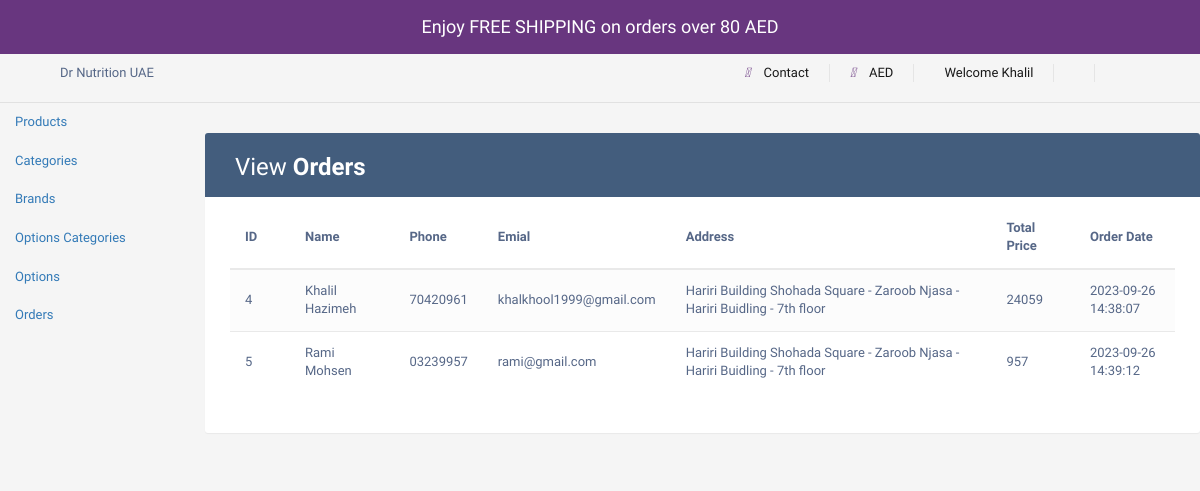
The app's page /admin/orders.php (signed in) with its own data.
### tables this page shows
CREATE TABLE `orders` (
  `order_id` int(11) NOT NULL,
  `name` varchar(255) NOT NULL,
  `phone_number` varchar(20) NOT NULL,
  `email` varchar(255) NOT NULL,
  `address` varchar(255) NOT NULL,
  `total_price` decimal(10,0) NOT NULL,
  `order_date` timestamp NOT NULL DEFAULT current_timestamp()
);

### admin/orders.php (the view, shortened to what this page needs)
<?php
$loggedIn = isset($_SESSION['loggedin']) && $_SESSION['loggedin'];
$conn = new mysqli("localhost", "root", "", "logindb");
$query = "SELECT * FROM orders ORDER BY order_id";
$result = $conn->query($query);
?>
<!DOCTYPE html>
<html lang="en">
<head>
<link rel="stylesheet" href="https://maxcdn.bootstrapcdn.com/font-awesome/4.7.0/css/font-awesome.min.css">
<link rel="stylesheet" href="https://maxcdn.bootstrapcdn.com/bootstrap/3.3.7/css/bootstrap.min.css">
<link rel="stylesheet" href="https://cdnjs.cloudflare.com/ajax/libs/font-awesome/5.15.3/css/all.min.css" />
<link rel="stylesheet" href="../css/all.css" />
<body>
<section class="free_shipping_alert">
        <div>Enjoy FREE SHIPPING on orders over 80 AED</div>
    </section>
    <section class="top-nav-bar">
            <div class="top-nav">
                <div class="row justify-content-between">
                    <div class="col-lg-6">
                    <div class="top-nav-left d-none d-lg-block">
                        <span>Dr Nutrition UAE</span>
                    </div>
                    </div>
                    <div class="col-lg-6">
                    <div class="top-nav-right">
                        <ul class="list-inline top-nav-right-list">
                            <li>
                                <a title="Contact" href="#">
                                    <i class="fa-solid fa-phone" style="color: #68367f; margin-right: 10px;"></i>
                                    Contact
                                </a>
                            </li>
                            <li>
                                <a title="AED" href="">
                                    <i class="fa-solid fa-money-bill " style="color: #68367f; margin-right: 10px;"></i>
                                    AED
                                </a>
                            </li>
                            <li>
                                <a  title="Login" data-bs-toggle="modal" data-bs-target="#exampleModal"  href="index.php">
									<?php
										if ($loggedIn) {
											echo 'Welcome '.$_SESSION['username'];
										}
										?>
                                </a>
                            </li>
                        <li>
                    </ul>
                </div>
            </div>
        </div>
    </div>
</section>
<div class="row">
            <nav id="sidebar" class="col-md-3 col-lg-2 d-md-block bg-light sidebar">
                <div class="position-sticky">
                    <ul class="nav flex-column">
                        <li class="nav-item">
                            <a class="nav-link active" href="products.php">
                                Products
                            </a>
                        </li>
                        <li class="nav-item">
                            <a class="nav-link" href="categories.php">
                                Categories
                            </a>
                        </li>
						<li class="nav-item">
                            <a class="nav-link" href="brands.php">
                                Brands
                            </a>
                        </li>
                        <li class="nav-item">
                            <a class="nav-link" href="options_categories.php">
                                Options Categories
                            </a>
                        </li>
						<li class="nav-item">
                            <a class="nav-link" href="options.php">
                                Options
                            </a>
                        </li>
                        <li class="nav-item">
                            <a class="nav-link" href="orders.php">
                                Orders
                            </a>
                        </li>
                    </ul>
                </div>
            </nav>
			<main class="col-md-9 ms-sm-auto col-lg-10 px-md-4">
            <div class="table-wrapper">
            <div class="table-title">
                <div class="row">
                    <div class="col-sm-6">
						<h2>View <b>Orders</b></h2>
					</div>
                </div>
            </div>
            <table class="table table-striped table-hover">
                <thead>
                    <tr>
                        <th>ID</th>
                        <th>Name</th>
						<th>Phone</th>
                        <th>Emial</th>
                        <th>Address</th>
                        <th>Total Price</th>
                        <th>Order Date</th>
                    </tr>
                </thead>
                <tbody>
                    <?php
					foreach ($result as $row) {
                        echo '<tr>';
                        echo '<td>' . $row['order_id'] . '</td>';
                        echo '<td>' . $row['name'] . '</td>';
                        echo '<td>' . $row['phone_number'] . '</td>';
                        echo '<td>' . $row['email'] . '</td>';
                        echo '<td>' . $row['address'] . '</td>';
                        echo '<td>' . $row['total_price'] . '</td>';
                        echo '<td>' . $row['order_date'] . '</td>';
                        echo '</tr>';
                    }
                    ?>
                </tbody>
            </table>
    </div>
</body>
</html>

### css/all.css (style rules this page uses)
body { margin: 0; background-color: white; }
a { text-decoration: none!important; }
.free_shipping_alert { background: #68367f; color: #fff; text-align: center; padding: 14px; font-size: 18px; background-image: url(https://drnutrition.com/themes/storefront/public/images/wave.svg); background-position: 50%; background-size: cover; }
.top-nav { border-bottom: 1px solid #e1e1e1 ; padding: 10px 0% 10px 5%; }
.top-nav .top-nav-right-list { display: -webkit-box; display: flex; -webkit-box-pack: center; justify-content: center; flex-wrap: wrap; }
.top-nav .top-nav-right-list>li:first-child { padding-left: 0; }
.top-nav .top-nav-right-list>li { border-right: 1px solid #e5e5e5; display: inline-block; padding: 0 20px; }
.top-nav .top-nav-right-list>li>a { display: block; color: #191919; }
body { color: #566787; background: #f5f5f5; font-family: 'Varela Round', sans-serif; font-size: 13px; }
.table-wrapper { background: #fff; padding: 20px 25px; margin: 30px 0; border-radius: 3px; box-shadow: 0 1px 1px rgba(0,0,0,.05); }
.table-title { padding-bottom: 15px; background: #435d7d; color: #fff; padding: 16px 30px; margin: -20px -25px 10px; border-radius: 3px 3px 0 0; }
.table-title h2 { margin: 5px 0 0; font-size: 24px; }
table.table tr th, table.table tr td { border-color: #e9e9e9; padding: 12px 15px; vertical-align: middle; }
table.table tr th:first-child { width: 60px; }
table.table tr th:last-child { width: 100px; }
table.table-striped tbody tr:nth-of-type(odd) { background-color: #fcfcfc; }

### records on screen
orders: order_id "4", name "Khalil Hazimeh", phone_number "70420961", email "khalkhool1999@gmail.com", address "Hariri Building Shohada Square - Zaroob Njasa - Hariri Buidling - 7th floor", total_price "24059", order_date "2023-09-26 14:38:07"
orders: order_id "5", name "Rami Mohsen", phone_number "03239957", email "rami@gmail.com", address "Hariri Building Shohada Square - Zaroob Njasa - Hariri Buidling - 7th floor", total_price "957", order_date "2023-09-26 14:39:12"

### other values on screen
$_SESSION['username'] "Khalil"
